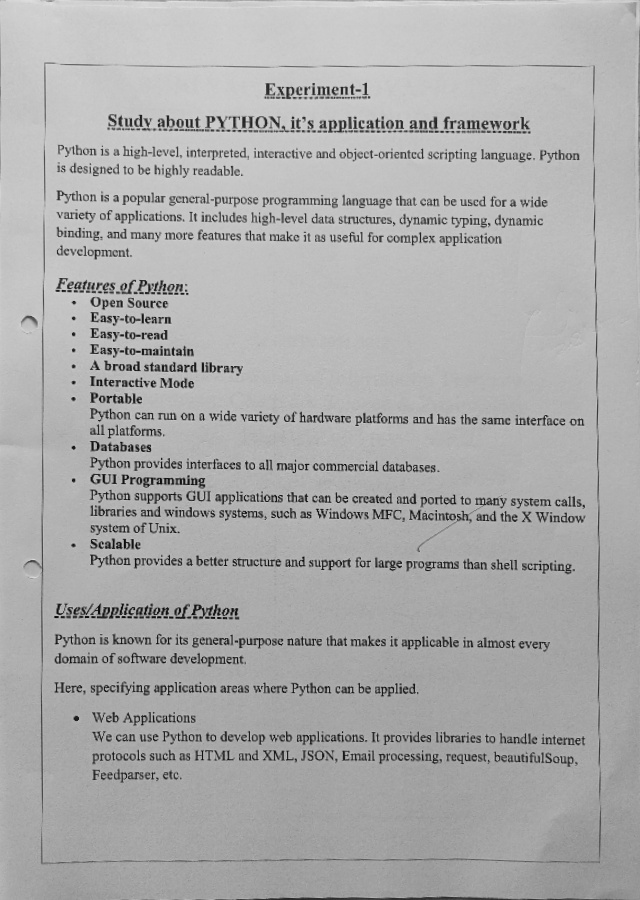
#> input picture Img/Img_extarct_output.jpg, 640 x 900 px
$ jupyter execute --allow-errors Part2-Text_extraction.ipynb
#> lines starting #> are read from the running program, lines starting #| are printed output that depends on the picture; after the words box and inside, x2 and y2 are one past the last pixel; in counts of white or black regions, pixels touching at a corner belong together
[cell 1]
import cv2
import numpy as np
import matplotlib.pyplot as plt

[cell 2]
# CAM_MODE = False
# cam = cv2.VideoCapture(0)

Image_path = './Img/Img_extarct_output.jpg'

img = cv2.imread(Image_path)
#> img is the input picture: shape (900, 640, 3); min 7, max 224, mean 171.9
print(img.shape)
#| (900, 640, 3)

img_final = None

# 2480 x 3508   // 3.44 =>> 720 x 1020 || 640, 900 || 1080 x 1530
width, height = 1080, 1530

img = cv2.resize(img, (width, height))
#> img: shape (1530, 1080, 3)

Threshold, MaxThreshold = 185, 220

[cell 3]
def display(im_data):
    dpi = 80
    # im_data = plt.imread(im_path)

    height, width  = im_data.shape[:2]

    # What size does the figure need to be in inches to fit the image?
    figsize = width / float(dpi), height / float(dpi)

    # Create a figure of the right size with one axes that takes up the full figure
    fig = plt.figure(figsize=figsize)
    ax = fig.add_axes([0, 0, 1, 1])

    # Hide spines, ticks, etc.
    ax.axis('off')

    # Display the image.
    ax.imshow(im_data, cmap='gray')

    plt.show()

[cell 4]
img_gray = cv2.cvtColor(img, cv2.COLOR_BGR2GRAY)

# thresh, im_bw = cv2.threshold(img_gray, 150, 240, cv2.THRESH_BINARY)
im_bw = cv2.adaptiveThreshold(img_gray, 200, cv2.ADAPTIVE_THRESH_MEAN_C, cv2.THRESH_BINARY, 5, 4)
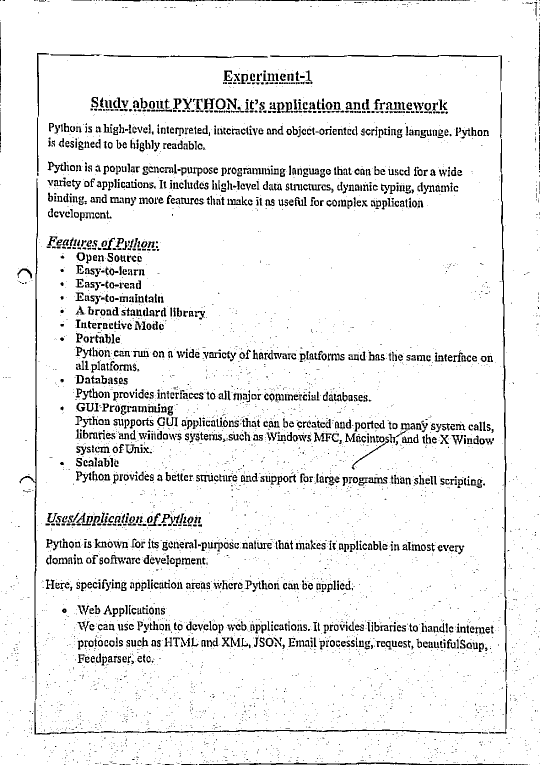
#> im_bw: shape (1530, 1080) (shown at 1/2 size); values 0 (black) and 200 (white), 92.7% white; black in thin lines or dots

print(im_bw.shape)
#| (1530, 1080)
display(im_bw)

[cell 5]
def noise_removal(image):
    import numpy as np
    image = cv2.bitwise_not(image)
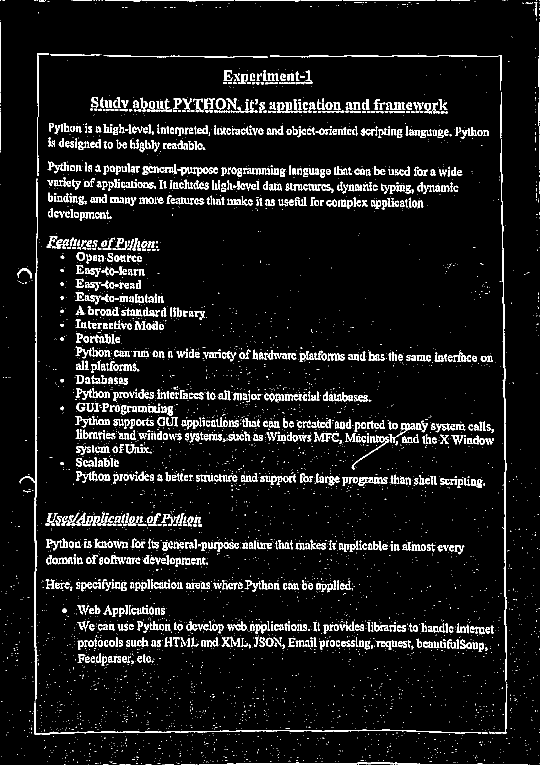
#> image: shape (1530, 1080) (shown at 1/2 size); values 55 (black) and 255 (white), 7.3% white in thin lines or dots

    image_blured = cv2.medianBlur(image, 3)
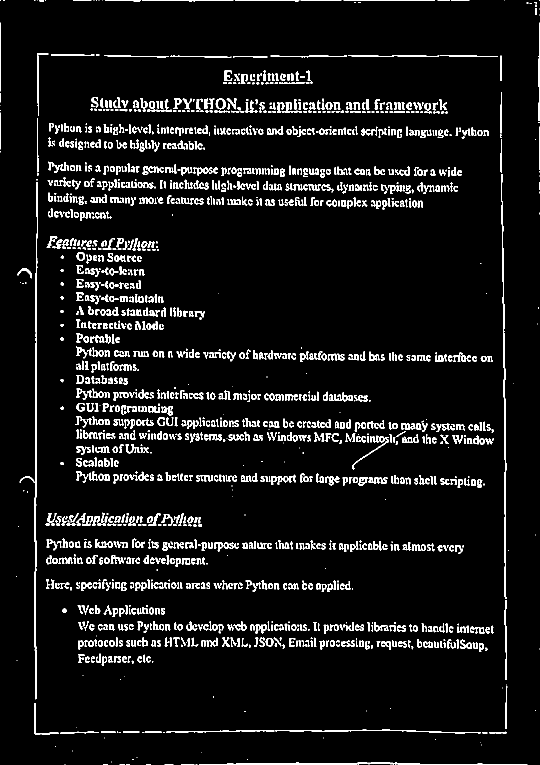
#> image_blured: shape (1530, 1080) (shown at 1/2 size); values 55 (black) and 255 (white), 6.7% white; 1740 white regions (345 under 20 px), largest, box (x1, y1, x2, y2) and area: (39, 364, 76, 1399) 2757, (1002, 348, 1013, 1198) 2147, (398, 1525, 1055, 1530) 1560
    kernel = np.ones((7,3), np.uint8)
    # kernel = cv2.getStructuringElement(cv2.MORPH_ELLIPSE, (6,3))
    image_final_ = cv2.dilate(image_blured, kernel, iterations=1)
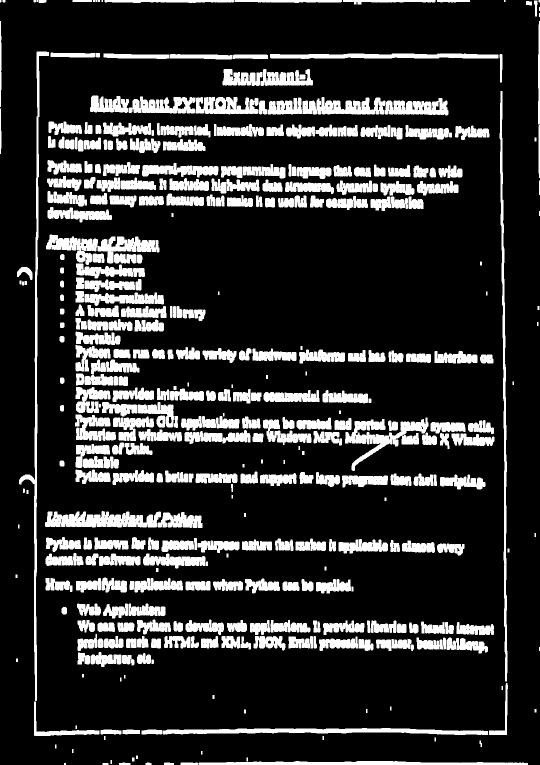
#> image_final_: shape (1530, 1080) (shown at 1/2 size); values 55 (black) and 255 (white), 18% white; 380 white regions (12 under 20 px), largest, box (x1, y1, x2, y2) and area: (38, 103, 98, 1402) 6618, (92, 469, 319, 530) 6044, (535, 194, 771, 229) 5625

    image_final = cv2.bitwise_and(image,image_final_)
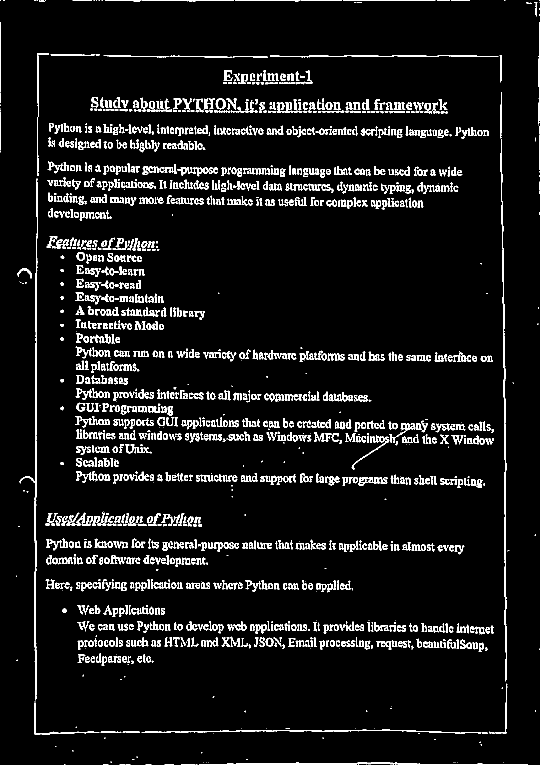
#> image_final: shape (1530, 1080) (shown at 1/2 size); values 55 (black) and 255 (white), 6.9% white in thin lines or dots
    image_final = cv2.bitwise_not(image_final)
#> image_final: shape (1530, 1080); values 0 (black) and 200 (white), 93.1% white; black in thin lines or dots
    return (image_final)

img_no_noise = noise_removal(im_bw)
display(img_no_noise)

[cell 6]
def thick_font(image):
    import numpy as np
    image = cv2.bitwise_not(image)
    kernel = np.ones((2,2),np.uint8)
    image = cv2.dilate(image, kernel, iterations=1)
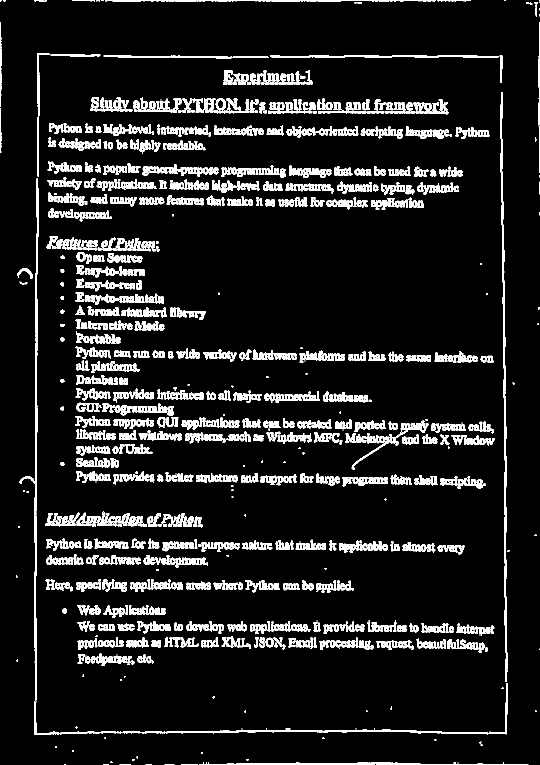
#> image: shape (1530, 1080) (shown at 1/2 size); values 55 (black) and 255 (white), 10.4% white; 1150 white regions (170 under 20 px), largest, box (x1, y1, x2, y2) and area: (1000, 184, 1015, 1364) 4185, (39, 357, 77, 1402) 3929, (283, 1459, 977, 1469) 2442
    image = cv2.bitwise_not(image)
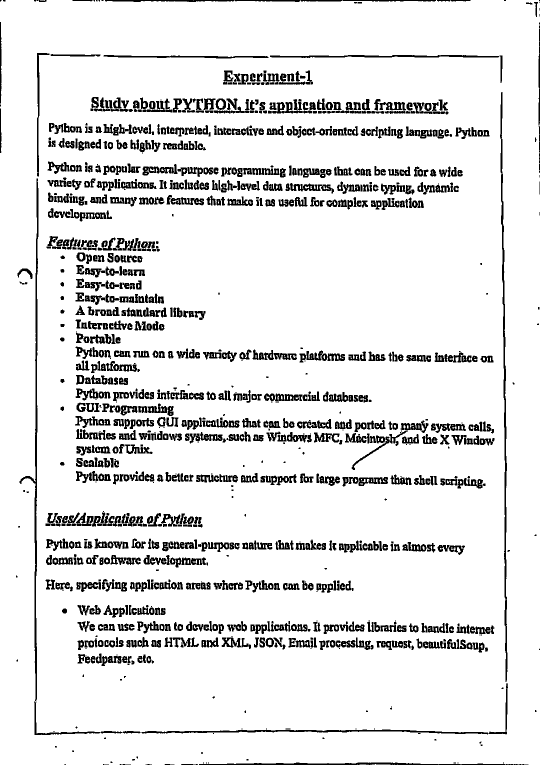
#> image: shape (1530, 1080) (shown at 1/2 size); values 0 (black) and 200 (white), 89.6% white; 1150 black regions (170 under 20 px), largest, box (x1, y1, x2, y2) and area: (1000, 184, 1015, 1364) 4185, (39, 357, 77, 1402) 3929, (283, 1459, 977, 1469) 2442
    return (image)

dilated_image = thick_font(img_no_noise)

display(dilated_image)
